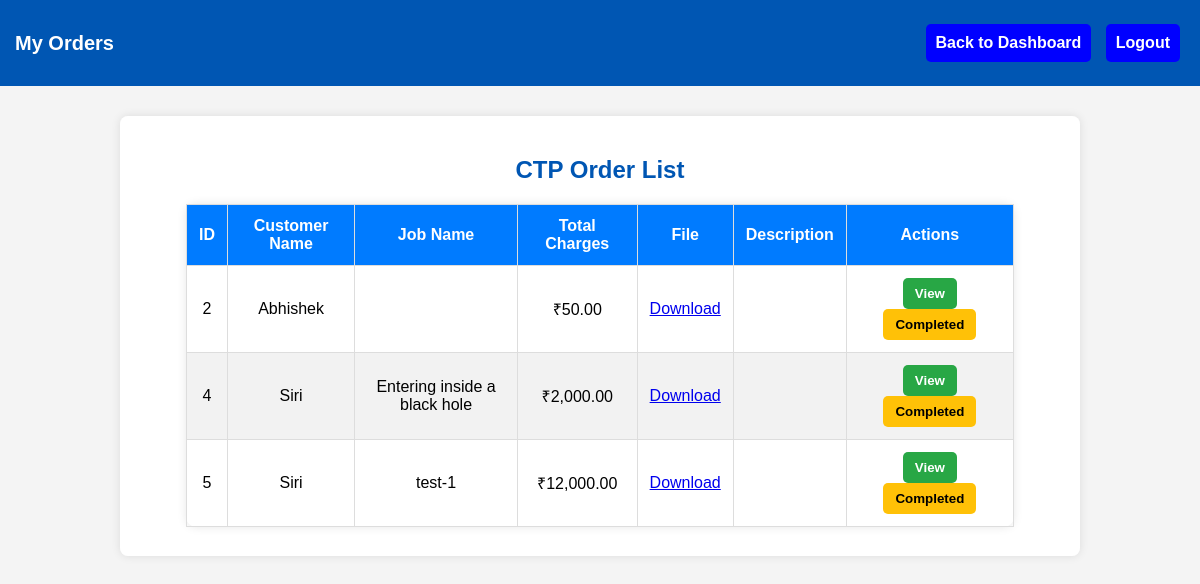
The page /dashboards/ctp_orders.php on the database its author committed.
### tables this page shows
CREATE TABLE `job_sheets` (
  `id` int NOT NULL,
  `customer_name` varchar(255) NOT NULL,
  `phone_number` varchar(15) NOT NULL,
  `job_name` varchar(255) NOT NULL,
  `paper_subcategory` int DEFAULT NULL,
  `type` varchar(255) DEFAULT NULL,
  `quantity` int DEFAULT NULL,
  `striking` varchar(50) DEFAULT NULL,
  `machine` varchar(50) DEFAULT NULL,
  `ryobi_type` varchar(50) DEFAULT NULL,
  `web_type` varchar(50) DEFAULT NULL,
  `web_size` int DEFAULT NULL,
  `ctp_plate` varchar(50) DEFAULT NULL,
  `ctp_quantity` int DEFAULT NULL,
  `plating_charges` decimal(10,2) DEFAULT NULL,
  `paper_charges` decimal(10,2) DEFAULT NULL,
  `printing_charges` decimal(10,2) DEFAULT NULL,
  `lamination_charges` decimal(10,2) DEFAULT NULL,
  `pinning_charges` decimal(10,2) DEFAULT NULL,
  `binding_charges` decimal(10,2) DEFAULT NULL,
  `finishing_charges` decimal(10,2) DEFAULT NULL,
  `other_charges` decimal(10,2) DEFAULT NULL,
  `discount` decimal(10,2) DEFAULT NULL,
  `total_charges` decimal(10,2) DEFAULT NULL,
  `status` enum('Draft','Approved','Finalized') NOT NULL DEFAULT 'Draft',
  `ctp` tinyint(1) DEFAULT '0',
  `multicolour` tinyint(1) DEFAULT '0',
  `description` text,
  `file_path` varchar(500) DEFAULT NULL,
  `completed` tinyint(1) DEFAULT '0',
  `payment_status` enum('incomplete','partially_paid','completed','partially_paid_credit') NOT NULL DEFAULT 'incomplete',
  `cash_amount` decimal(10,2) DEFAULT '0.00',
  `credit_amount` decimal(10,2) DEFAULT '0.00',
  `partial_amount` decimal(10,2) DEFAULT '0.00',
  `completed_ctp` tinyint(1) DEFAULT '0',
  `completed_multicolour` tinyint(1) DEFAULT '0',
  `completed_delivery` tinyint(1) DEFAULT '0',
  `digital` tinyint(1) DEFAULT '0',
  `completed_digital` tinyint(1) DEFAULT '0',
  `created_at` timestamp NULL DEFAULT CURRENT_TIMESTAMP
);

### dashboards/ctp_orders.php (the view, shortened to what this page needs)
<?php
include '../database/db_connect.php';
$job_id = isset($_GET['id']) ? $_GET['id'] : null;
if ($job_id) {
    $sql = "SELECT * FROM job_sheets WHERE id = ? AND ctp = 1 AND completed = 0";
    $stmt = $conn->prepare($sql);
    $stmt->bind_param("i", $job_id);
    $stmt->execute();
    $result = $stmt->get_result();
} else {
    $sql = "SELECT * FROM job_sheets WHERE ctp = 1 AND completed = 0";
    $result = $conn->query($sql);
}
?>
<!DOCTYPE html>
<html lang="en">
<head>
    <link rel="stylesheet" href="../css/style.css">
</head>
<body>
<div class="navbar">
    <h2 class="brand">My Orders</h2>
    <div class="nav-buttons">
        <button onclick="location.href='ctp_dashboard.php'">Back to Dashboard</button>
        <button onclick="location.href='../auth/logout.php'">Logout</button>
    </div>
</div>
<div class="main-container">
    <div class="user-container">
        <h2>CTP Order List</h2>
        <?php if ($result && $result->num_rows > 0): ?>
            <table>
                <thead>
                    <tr>
                        <th>ID</th>
                        <th>Customer Name</th>
                        <th>Job Name</th>
                        <th>Total Charges</th>
                        <th>File</th>
                        <th>Description</th>
                        <th>Actions</th>
                    </tr>
                </thead>
                <tbody>
                    <?php while ($row = $result->fetch_assoc()): ?>
                        <tr>
                            <td><?= $row['id'] ?></td>
                            <td><?= htmlspecialchars($row['customer_name']) ?></td>
                            <td><?= htmlspecialchars($row['job_name']) ?></td>
                            <td>₹<?= number_format($row['total_charges'], 2) ?></td>
                            <td>
                                <?php if ($row['file_path']): ?>
                                    <a href="<?= $row['file_path'] ?>" target="_blank">Download</a>
                                <?php else: ?>
                                    No file
                                <?php endif; ?>
                            </td>
                            <td><?= htmlspecialchars($row['description'] ?? 'No description') ?></td>
                            <td>
                                <button class="view-btn" onclick="location.href='ctp_view_order.php?id=<?= $row['id'] ?>'">View</button>
                                <button class="complete-btn" onclick="if(confirm('Mark this order as completed?')) location.href='ctp_orders.php?complete_id=<?= $row['id'] ?>'">Completed</button>
                            </td>
                        </tr>
                    <?php endwhile; ?>
                </tbody>
            </table>
        <?php else: ?>
            <p>No active CTP orders found.</p>
        <?php endif; ?>
    </div>
</div>
</body>
</html>

### css/style.css (style rules this page uses)
body { font-family: Arial, sans-serif; margin: 0; padding: 0; background-color: #f4f4f4; text-align: center; }
.navbar { background-color: #0056b3; padding: 15px; display: flex; justify-content: space-between; align-items: center; color: white; }
.navbar .brand { font-size: 20px; font-weight: bold; }
.nav-buttons button { background-color: blue; color: white; padding: 10px; margin: 5px; border: none; cursor: pointer; font-size: 16px; border-radius: 5px; }
.main-container { display: flex; flex-direction:row; justify-content: space-between; align-items:stretch; max-width: 80%; margin: 30px auto; gap: 20px; }
.main-container h2 { text-align: center; color: #0056b3; margin-bottom: 20px; }
.user-container { width:100%; border-radius: 8px; padding:20px; box-shadow: 0 0 10px rgba(0, 0, 0, 0.1); background: white; height: 400px; overflow-y: auto; }

### dashboards/ctp_orders.php (style rules this page uses)
table { width: 90%; margin: 20px auto; border-collapse: collapse; background-color: white; border-radius: 10px; box-shadow: 0px 0px 10px rgba(0, 0, 0, 0.1); }
th, td { border: 1px solid #ddd; padding: 12px; text-align: center; }
th { background-color: #007bff; color: white; font-size: 16px; }
tr:nth-child(even) { background-color: #f2f2f2; }
button { padding: 8px 12px; border: none; border-radius: 5px; cursor: pointer; font-weight: bold; margin: 0 5px; }
.view-btn { background-color: #28a745; color: white; }
.complete-btn { background-color: #ffc107; color: black; }

### rows shown on the page
job_sheets: id "2", customer_name "Abhishek", total_charges "50.00"
job_sheets: id "4", customer_name "Siri", job_name "Entering inside a black hole", total_charges "2,000.00"
job_sheets: id "5", customer_name "Siri", job_name "test-1", total_charges "12,000.00"
